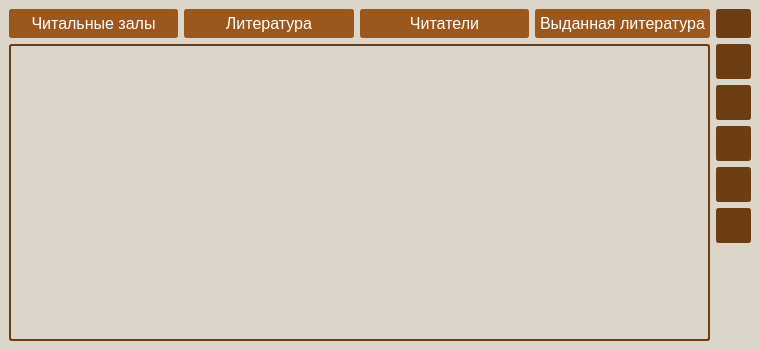
<?xml version="1.0" encoding="UTF-8"?>
<ui version="4.0">
 <class>MainWindow</class>
 <widget class="QMainWindow" name="MainWindow">
  <property name="geometry">
   <rect>
    <x>0</x>
    <y>0</y>
    <width>760</width>
    <height>350</height>
   </rect>
  </property>
  <property name="minimumSize">
   <size>
    <width>760</width>
    <height>350</height>
   </size>
  </property>
  <property name="maximumSize">
   <size>
    <width>16777215</width>
    <height>16777215</height>
   </size>
  </property>
  <property name="windowTitle">
   <string>Library</string>
  </property>
  <property name="windowIcon">
   <iconset resource="resource.qrc">
    <normaloff>:/icons/lib.png</normaloff>:/icons/lib.png</iconset>
  </property>
  <property name="styleSheet">
   <string notr="true">QWidget {
background-color: #DCD6CA;
}

QPushButton {
background-color: #9C571C;
color: white;
font-size: 12pt;
border: 2px solid #9C571C;
border-radius: 3px;
padding: 3px;
font-weight: 400;
}

QPushButton:hover{
  background-color: #9C571C;
}

QPushButton:pressed{
  background-color: #6D3D14;
  color: white;
  border: 2px solid #6D3D14;
}

QPushButton:checked{
  background-color: #6D3D14;
  color: white;
  border: 2px solid #6D3D14;
}

QTableWidget {
background-color: #DCD6CA;
color: #3c3b3a;
font-size: 10pt;
border: 2px solid #6D3D14;
border-radius: 3px;
}

</string>
  </property>
  <property name="iconSize">
   <size>
    <width>24</width>
    <height>24</height>
   </size>
  </property>
  <widget class="QWidget" name="centralwidget">
   <layout class="QVBoxLayout" name="verticalLayout">
    <item>
     <layout class="QGridLayout" name="gridLayout">
      <item row="3" column="1">
       <widget class="QPushButton" name="editing_btn">
        <property name="sizePolicy">
         <sizepolicy hsizetype="Fixed" vsizetype="MinimumExpanding">
          <horstretch>0</horstretch>
          <verstretch>0</verstretch>
         </sizepolicy>
        </property>
        <property name="minimumSize">
         <size>
          <width>35</width>
          <height>35</height>
         </size>
        </property>
        <property name="maximumSize">
         <size>
          <width>35</width>
          <height>35</height>
         </size>
        </property>
        <property name="cursor">
         <cursorShape>PointingHandCursor</cursorShape>
        </property>
        <property name="styleSheet">
         <string notr="true">QPushButton{
	padding: 0px;
	font-size: 14pt;
	background-color: #6D3D14;
	color: #DCD6CA;
    border: 2px solid #6D3D14;
}

QPushButton:hover {
	background-color: #6D3D14;
	color: #DCD6CA;
    border: 2px solid #6D3D14;
}

QPushButton:pressed {
	background-color: #9C571C;
	color: #DCD6CA;
    border: 2px solid #9C571C;
}</string>
        </property>
        <property name="text">
         <string/>
        </property>
        <property name="icon">
         <iconset resource="resource.qrc">
          <normaloff>:/btn/edit_white_24dp.svg</normaloff>:/btn/edit_white_24dp.svg</iconset>
        </property>
        <property name="iconSize">
         <size>
          <width>20</width>
          <height>20</height>
         </size>
        </property>
       </widget>
      </item>
      <item row="11" column="1">
       <spacer name="verticalSpacer">
        <property name="orientation">
         <enum>Qt::Vertical</enum>
        </property>
        <property name="sizeType">
         <enum>QSizePolicy::Fixed</enum>
        </property>
        <property name="sizeHint" stdset="0">
         <size>
          <width>20</width>
          <height>35</height>
         </size>
        </property>
       </spacer>
      </item>
      <item row="1" column="1">
       <widget class="QPushButton" name="safe_btn">
        <property name="sizePolicy">
         <sizepolicy hsizetype="Fixed" vsizetype="MinimumExpanding">
          <horstretch>0</horstretch>
          <verstretch>0</verstretch>
         </sizepolicy>
        </property>
        <property name="minimumSize">
         <size>
          <width>35</width>
          <height>35</height>
         </size>
        </property>
        <property name="maximumSize">
         <size>
          <width>35</width>
          <height>35</height>
         </size>
        </property>
        <property name="cursor">
         <cursorShape>PointingHandCursor</cursorShape>
        </property>
        <property name="styleSheet">
         <string notr="true">QPushButton{
	padding: 0px;
	font-size: 14pt;
	background-color: #6D3D14;
	color: #DCD6CA;
    border: 2px solid #6D3D14;
}

QPushButton:hover {
	background-color: #6D3D14;
	color: #DCD6CA;
    border: 2px solid #6D3D14;
}

QPushButton:pressed {
	background-color: #9C571C;
	color: #DCD6CA;
    border: 2px solid #9C571C;
}</string>
        </property>
        <property name="text">
         <string/>
        </property>
        <property name="icon">
         <iconset resource="resource.qrc">
          <normaloff>:/btn/save_white_24dp (1).svg</normaloff>:/btn/save_white_24dp (1).svg</iconset>
        </property>
        <property name="iconSize">
         <size>
          <width>20</width>
          <height>20</height>
         </size>
        </property>
       </widget>
      </item>
      <item row="4" column="1">
       <widget class="QPushButton" name="report_btn">
        <property name="sizePolicy">
         <sizepolicy hsizetype="Fixed" vsizetype="MinimumExpanding">
          <horstretch>0</horstretch>
          <verstretch>0</verstretch>
         </sizepolicy>
        </property>
        <property name="minimumSize">
         <size>
          <width>35</width>
          <height>35</height>
         </size>
        </property>
        <property name="maximumSize">
         <size>
          <width>35</width>
          <height>35</height>
         </size>
        </property>
        <property name="cursor">
         <cursorShape>PointingHandCursor</cursorShape>
        </property>
        <property name="styleSheet">
         <string notr="true">QPushButton{
	padding: 0px;
	font-size: 14pt;
	background-color: #6D3D14;
	color: #DCD6CA;
    border: 2px solid #6D3D14;
}

QPushButton:hover {
	background-color: #6D3D14;
	color: #DCD6CA;
    border: 2px solid #6D3D14;
}

QPushButton:pressed {
	background-color: #9C571C;
	color: #DCD6CA;
    border: 2px solid #9C571C;
}</string>
        </property>
        <property name="text">
         <string/>
        </property>
        <property name="icon">
         <iconset resource="resource.qrc">
          <normaloff>:/btn/feed_white_24dp.svg</normaloff>:/btn/feed_white_24dp.svg</iconset>
        </property>
        <property name="iconSize">
         <size>
          <width>20</width>
          <height>20</height>
         </size>
        </property>
       </widget>
      </item>
      <item row="0" column="1">
       <widget class="QPushButton" name="logout_btn">
        <property name="sizePolicy">
         <sizepolicy hsizetype="Fixed" vsizetype="Ignored">
          <horstretch>0</horstretch>
          <verstretch>0</verstretch>
         </sizepolicy>
        </property>
        <property name="minimumSize">
         <size>
          <width>35</width>
          <height>0</height>
         </size>
        </property>
        <property name="maximumSize">
         <size>
          <width>35</width>
          <height>16777215</height>
         </size>
        </property>
        <property name="cursor">
         <cursorShape>PointingHandCursor</cursorShape>
        </property>
        <property name="styleSheet">
         <string notr="true">QPushButton{
	padding: 0px;
	font-size: 14pt;
	background-color: #6D3D14;
	color: #DCD6CA;
    border: 2px solid #6D3D14;
}

QPushButton:hover {
	background-color: #6D3D14;
	color: #DCD6CA;
    border: 2px solid #6D3D14;
}

QPushButton:pressed {
	background-color: #9C571C;
	color: #DCD6CA;
    border: 2px solid #9C571C;
}</string>
        </property>
        <property name="text">
         <string/>
        </property>
        <property name="icon">
         <iconset resource="resource.qrc">
          <normaloff>:/btn/logout_white_24dp.svg</normaloff>:/btn/logout_white_24dp.svg</iconset>
        </property>
        <property name="iconSize">
         <size>
          <width>20</width>
          <height>20</height>
         </size>
        </property>
       </widget>
      </item>
      <item row="2" column="1">
       <widget class="QPushButton" name="new_btn">
        <property name="sizePolicy">
         <sizepolicy hsizetype="Fixed" vsizetype="MinimumExpanding">
          <horstretch>0</horstretch>
          <verstretch>0</verstretch>
         </sizepolicy>
        </property>
        <property name="minimumSize">
         <size>
          <width>35</width>
          <height>35</height>
         </size>
        </property>
        <property name="maximumSize">
         <size>
          <width>35</width>
          <height>35</height>
         </size>
        </property>
        <property name="cursor">
         <cursorShape>PointingHandCursor</cursorShape>
        </property>
        <property name="styleSheet">
         <string notr="true">QPushButton{
	padding: 0px;
	font-size: 14pt;
	background-color: #6D3D14;
	color: #DCD6CA;
    border: 2px solid #6D3D14;
}

QPushButton:hover {
	background-color: #6D3D14;
	color: #DCD6CA;
    border: 2px solid #6D3D14;
}

QPushButton:pressed {
	background-color: #9C571C;
	color: #DCD6CA;
    border: 2px solid #9C571C;
}</string>
        </property>
        <property name="text">
         <string/>
        </property>
        <property name="icon">
         <iconset resource="resource.qrc">
          <normaloff>:/btn/add_white_24dp.svg</normaloff>:/btn/add_white_24dp.svg</iconset>
        </property>
        <property name="iconSize">
         <size>
          <width>20</width>
          <height>20</height>
         </size>
        </property>
       </widget>
      </item>
      <item row="5" column="1">
       <widget class="QPushButton" name="del_btn">
        <property name="sizePolicy">
         <sizepolicy hsizetype="Fixed" vsizetype="Fixed">
          <horstretch>0</horstretch>
          <verstretch>0</verstretch>
         </sizepolicy>
        </property>
        <property name="minimumSize">
         <size>
          <width>35</width>
          <height>35</height>
         </size>
        </property>
        <property name="maximumSize">
         <size>
          <width>35</width>
          <height>35</height>
         </size>
        </property>
        <property name="cursor">
         <cursorShape>PointingHandCursor</cursorShape>
        </property>
        <property name="styleSheet">
         <string notr="true">QPushButton{
	padding: 0px;
	font-size: 14pt;
	background-color: #6D3D14;
	color: #DCD6CA;
    border: 2px solid #6D3D14;
}

QPushButton:hover {
	background-color: #6D3D14;
	color: #DCD6CA;
    border: 2px solid #6D3D14;
}

QPushButton:pressed {
	background-color: #9C571C;
	color: #DCD6CA;
    border: 2px solid #9C571C;
}</string>
        </property>
        <property name="text">
         <string/>
        </property>
        <property name="icon">
         <iconset resource="resource.qrc">
          <normaloff>:/btn/delete_white_24dp.svg</normaloff>:/btn/delete_white_24dp.svg</iconset>
        </property>
        <property name="iconSize">
         <size>
          <width>20</width>
          <height>20</height>
         </size>
        </property>
       </widget>
      </item>
      <item row="0" column="0">
       <layout class="QHBoxLayout" name="base_Layout">
        <item>
         <widget class="QPushButton" name="room_btn">
          <property name="cursor">
           <cursorShape>PointingHandCursor</cursorShape>
          </property>
          <property name="text">
           <string>Читальные залы</string>
          </property>
          <property name="icon">
           <iconset resource="resource.qrc">
            <normaloff>:/icons/event_seat_white_24dp.svg</normaloff>:/icons/event_seat_white_24dp.svg</iconset>
          </property>
          <property name="checkable">
           <bool>true</bool>
          </property>
         </widget>
        </item>
        <item>
         <widget class="QPushButton" name="book_btn">
          <property name="cursor">
           <cursorShape>PointingHandCursor</cursorShape>
          </property>
          <property name="text">
           <string>Литература</string>
          </property>
          <property name="icon">
           <iconset resource="resource.qrc">
            <normaloff>:/icons/book_white_24dp.svg</normaloff>:/icons/book_white_24dp.svg</iconset>
          </property>
          <property name="checkable">
           <bool>true</bool>
          </property>
         </widget>
        </item>
        <item>
         <widget class="QPushButton" name="readers_btn">
          <property name="cursor">
           <cursorShape>PointingHandCursor</cursorShape>
          </property>
          <property name="text">
           <string>Читатели</string>
          </property>
          <property name="icon">
           <iconset resource="resource.qrc">
            <normaloff>:/icons/people_white_24dp.svg</normaloff>:/icons/people_white_24dp.svg</iconset>
          </property>
          <property name="checkable">
           <bool>true</bool>
          </property>
         </widget>
        </item>
        <item>
         <widget class="QPushButton" name="is_btn">
          <property name="cursor">
           <cursorShape>PointingHandCursor</cursorShape>
          </property>
          <property name="text">
           <string>Выданная литература</string>
          </property>
          <property name="icon">
           <iconset resource="resource.qrc">
            <normaloff>:/icons/pan_tool_white_24dp.svg</normaloff>:/icons/pan_tool_white_24dp.svg</iconset>
          </property>
          <property name="checkable">
           <bool>true</bool>
          </property>
         </widget>
        </item>
       </layout>
      </item>
      <item row="1" column="0" rowspan="12">
       <widget class="QTableWidget" name="tableWidget">
        <property name="minimumSize">
         <size>
          <width>0</width>
          <height>0</height>
         </size>
        </property>
        <property name="maximumSize">
         <size>
          <width>16777215</width>
          <height>16777215</height>
         </size>
        </property>
        <property name="palette">
         <palette>
          <active>
           <colorrole role="WindowText">
            <brush brushstyle="SolidPattern">
             <color alpha="255">
              <red>60</red>
              <green>59</green>
              <blue>58</blue>
             </color>
            </brush>
           </colorrole>
           <colorrole role="Button">
            <brush brushstyle="SolidPattern">
             <color alpha="255">
              <red>220</red>
              <green>214</green>
              <blue>202</blue>
             </color>
            </brush>
           </colorrole>
           <colorrole role="Text">
            <brush brushstyle="SolidPattern">
             <color alpha="255">
              <red>60</red>
              <green>59</green>
              <blue>58</blue>
             </color>
            </brush>
           </colorrole>
           <colorrole role="ButtonText">
            <brush brushstyle="SolidPattern">
             <color alpha="255">
              <red>60</red>
              <green>59</green>
              <blue>58</blue>
             </color>
            </brush>
           </colorrole>
           <colorrole role="Base">
            <brush brushstyle="SolidPattern">
             <color alpha="255">
              <red>220</red>
              <green>214</green>
              <blue>202</blue>
             </color>
            </brush>
           </colorrole>
           <colorrole role="Window">
            <brush brushstyle="SolidPattern">
             <color alpha="255">
              <red>220</red>
              <green>214</green>
              <blue>202</blue>
             </color>
            </brush>
           </colorrole>
           <colorrole role="Highlight">
            <brush brushstyle="SolidPattern">
             <color alpha="255">
              <red>225</red>
              <green>124</green>
              <blue>41</blue>
             </color>
            </brush>
           </colorrole>
           <colorrole role="Link">
            <brush brushstyle="SolidPattern">
             <color alpha="255">
              <red>156</red>
              <green>87</green>
              <blue>28</blue>
             </color>
            </brush>
           </colorrole>
           <colorrole role="LinkVisited">
            <brush brushstyle="SolidPattern">
             <color alpha="255">
              <red>109</red>
              <green>61</green>
              <blue>20</blue>
             </color>
            </brush>
           </colorrole>
           <colorrole role="PlaceholderText">
            <brush brushstyle="SolidPattern">
             <color alpha="128">
              <red>60</red>
              <green>59</green>
              <blue>58</blue>
             </color>
            </brush>
           </colorrole>
          </active>
          <inactive>
           <colorrole role="WindowText">
            <brush brushstyle="SolidPattern">
             <color alpha="255">
              <red>60</red>
              <green>59</green>
              <blue>58</blue>
             </color>
            </brush>
           </colorrole>
           <colorrole role="Button">
            <brush brushstyle="SolidPattern">
             <color alpha="255">
              <red>220</red>
              <green>214</green>
              <blue>202</blue>
             </color>
            </brush>
           </colorrole>
           <colorrole role="Text">
            <brush brushstyle="SolidPattern">
             <color alpha="255">
              <red>60</red>
              <green>59</green>
              <blue>58</blue>
             </color>
            </brush>
           </colorrole>
           <colorrole role="ButtonText">
            <brush brushstyle="SolidPattern">
             <color alpha="255">
              <red>60</red>
              <green>59</green>
              <blue>58</blue>
             </color>
            </brush>
           </colorrole>
           <colorrole role="Base">
            <brush brushstyle="SolidPattern">
             <color alpha="255">
              <red>220</red>
              <green>214</green>
              <blue>202</blue>
             </color>
            </brush>
           </colorrole>
           <colorrole role="Window">
            <brush brushstyle="SolidPattern">
             <color alpha="255">
              <red>220</red>
              <green>214</green>
              <blue>202</blue>
             </color>
            </brush>
           </colorrole>
           <colorrole role="Highlight">
            <brush brushstyle="SolidPattern">
             <color alpha="255">
              <red>225</red>
              <green>124</green>
              <blue>41</blue>
             </color>
            </brush>
           </colorrole>
           <colorrole role="Link">
            <brush brushstyle="SolidPattern">
             <color alpha="255">
              <red>156</red>
              <green>87</green>
              <blue>28</blue>
             </color>
            </brush>
           </colorrole>
           <colorrole role="LinkVisited">
            <brush brushstyle="SolidPattern">
             <color alpha="255">
              <red>109</red>
              <green>61</green>
              <blue>20</blue>
             </color>
            </brush>
           </colorrole>
           <colorrole role="PlaceholderText">
            <brush brushstyle="SolidPattern">
             <color alpha="128">
              <red>60</red>
              <green>59</green>
              <blue>58</blue>
             </color>
            </brush>
           </colorrole>
          </inactive>
          <disabled>
           <colorrole role="WindowText">
            <brush brushstyle="SolidPattern">
             <color alpha="255">
              <red>60</red>
              <green>59</green>
              <blue>58</blue>
             </color>
            </brush>
           </colorrole>
           <colorrole role="Button">
            <brush brushstyle="SolidPattern">
             <color alpha="255">
              <red>220</red>
              <green>214</green>
              <blue>202</blue>
             </color>
            </brush>
           </colorrole>
           <colorrole role="Text">
            <brush brushstyle="SolidPattern">
             <color alpha="255">
              <red>60</red>
              <green>59</green>
              <blue>58</blue>
             </color>
            </brush>
           </colorrole>
           <colorrole role="ButtonText">
            <brush brushstyle="SolidPattern">
             <color alpha="255">
              <red>60</red>
              <green>59</green>
              <blue>58</blue>
             </color>
            </brush>
           </colorrole>
           <colorrole role="Base">
            <brush brushstyle="SolidPattern">
             <color alpha="255">
              <red>220</red>
              <green>214</green>
              <blue>202</blue>
             </color>
            </brush>
           </colorrole>
           <colorrole role="Window">
            <brush brushstyle="SolidPattern">
             <color alpha="255">
              <red>220</red>
              <green>214</green>
              <blue>202</blue>
             </color>
            </brush>
           </colorrole>
           <colorrole role="Link">
            <brush brushstyle="SolidPattern">
             <color alpha="255">
              <red>156</red>
              <green>87</green>
              <blue>28</blue>
             </color>
            </brush>
           </colorrole>
           <colorrole role="LinkVisited">
            <brush brushstyle="SolidPattern">
             <color alpha="255">
              <red>109</red>
              <green>61</green>
              <blue>20</blue>
             </color>
            </brush>
           </colorrole>
           <colorrole role="PlaceholderText">
            <brush brushstyle="SolidPattern">
             <color alpha="128">
              <red>60</red>
              <green>59</green>
              <blue>58</blue>
             </color>
            </brush>
           </colorrole>
          </disabled>
         </palette>
        </property>
        <property name="styleSheet">
         <string notr="true">QHeaderView::section { 
background-color: #9C571C; 
color: white; 

}

QTableWidget::item:selected {
    background-color: #B98960;
}

QTableWidget::item {
    color: #6D3D14;
	 border: none;
}

QHeaderView::section {
    border: none;
	padding-left: 5px;
	padding-right: 5px;
	font-size: 10pt;
}

QTableView::item {
    border-right: 1px solid #6D3D14;
}



QScrollBar:horizontal {
    background: #DCD6CA; /* Задает цвет фона горизонтального скроллбара */
}

QScrollBar::handle:horizontal {
    background: #6D3D14; /* Задает цвет ползунка горизонтального скроллбара */
	border-radius: 3px;
}
QScrollBar:vertical {
    background: #DCD6CA; /* Задает цвет фона вертикального скроллбара */
}

QScrollBar::handle:vertical {
    background: #6D3D14; /* Задает цвет ползунка вертикального скроллбара */
	border-radius: 3px;
}

QTableWidget::selection {
    background-color: #B98960;
}</string>
        </property>
        <property name="rowCount">
         <number>0</number>
        </property>
        <property name="columnCount">
         <number>0</number>
        </property>
        <attribute name="horizontalHeaderVisible">
         <bool>true</bool>
        </attribute>
        <attribute name="horizontalHeaderCascadingSectionResizes">
         <bool>false</bool>
        </attribute>
        <attribute name="horizontalHeaderHighlightSections">
         <bool>true</bool>
        </attribute>
       </widget>
      </item>
     </layout>
    </item>
   </layout>
  </widget>
 </widget>
 <resources>
  <include location="resource.qrc"/>
 </resources>
 <connections/>
</ui>
